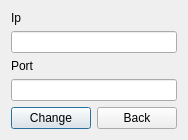
<?xml version="1.0" encoding="UTF-8"?>
<ui version="4.0">
 <class>settingsMenu</class>
 <widget class="QDialog" name="settingsMenu">
  <property name="geometry">
   <rect>
    <x>0</x>
    <y>0</y>
    <width>188</width>
    <height>137</height>
   </rect>
  </property>
  <property name="windowTitle">
   <string>Dialog</string>
  </property>
  <layout class="QGridLayout" name="gridLayout">
   <item row="2" column="0">
    <widget class="QLabel" name="label">
     <property name="text">
      <string>Port</string>
     </property>
    </widget>
   </item>
   <item row="1" column="0">
    <widget class="QLineEdit" name="Ip"/>
   </item>
   <item row="3" column="0">
    <widget class="QLineEdit" name="Port"/>
   </item>
   <item row="4" column="0">
    <layout class="QVBoxLayout" name="verticalLayout">
     <item>
      <layout class="QHBoxLayout" name="horizontalLayout">
       <item>
        <widget class="QPushButton" name="Ok">
         <property name="text">
          <string>Change</string>
         </property>
        </widget>
       </item>
       <item>
        <widget class="QPushButton" name="Back">
         <property name="text">
          <string>Back</string>
         </property>
        </widget>
       </item>
      </layout>
     </item>
    </layout>
   </item>
   <item row="0" column="0">
    <widget class="QLabel" name="label_ip">
     <property name="text">
      <string>Ip</string>
     </property>
    </widget>
   </item>
  </layout>
 </widget>
 <resources/>
 <connections/>
</ui>
